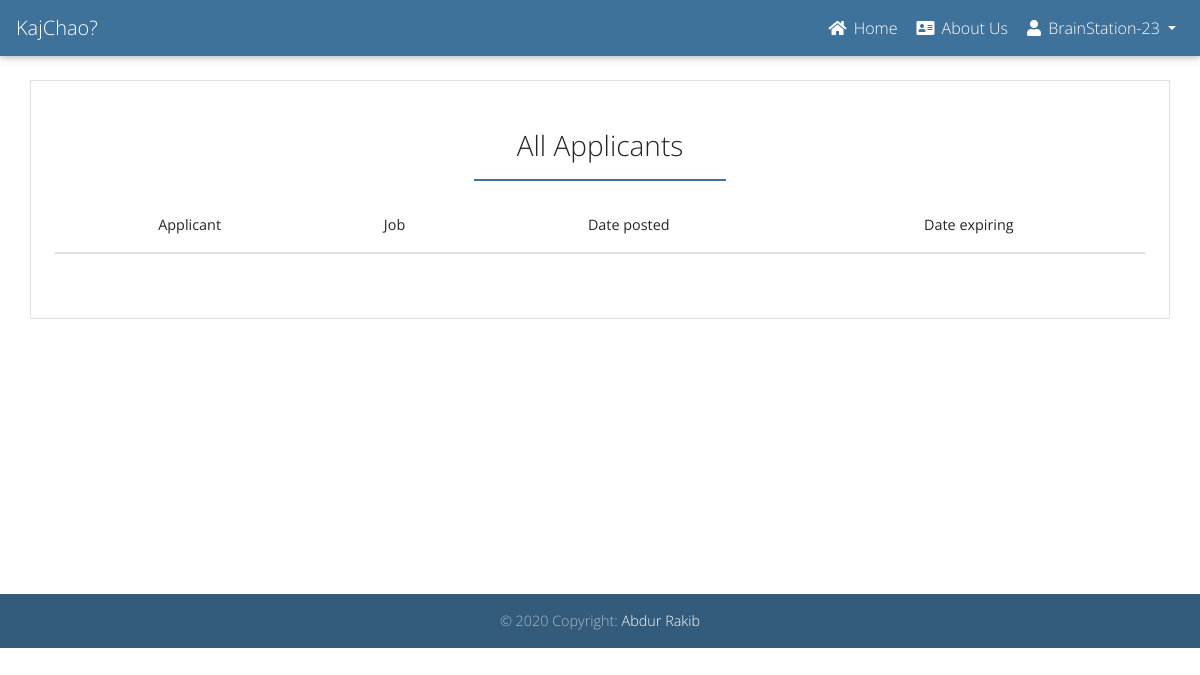
/employer/dashboard/all-applicants (signed in), run on an earlier commit of the app's database.
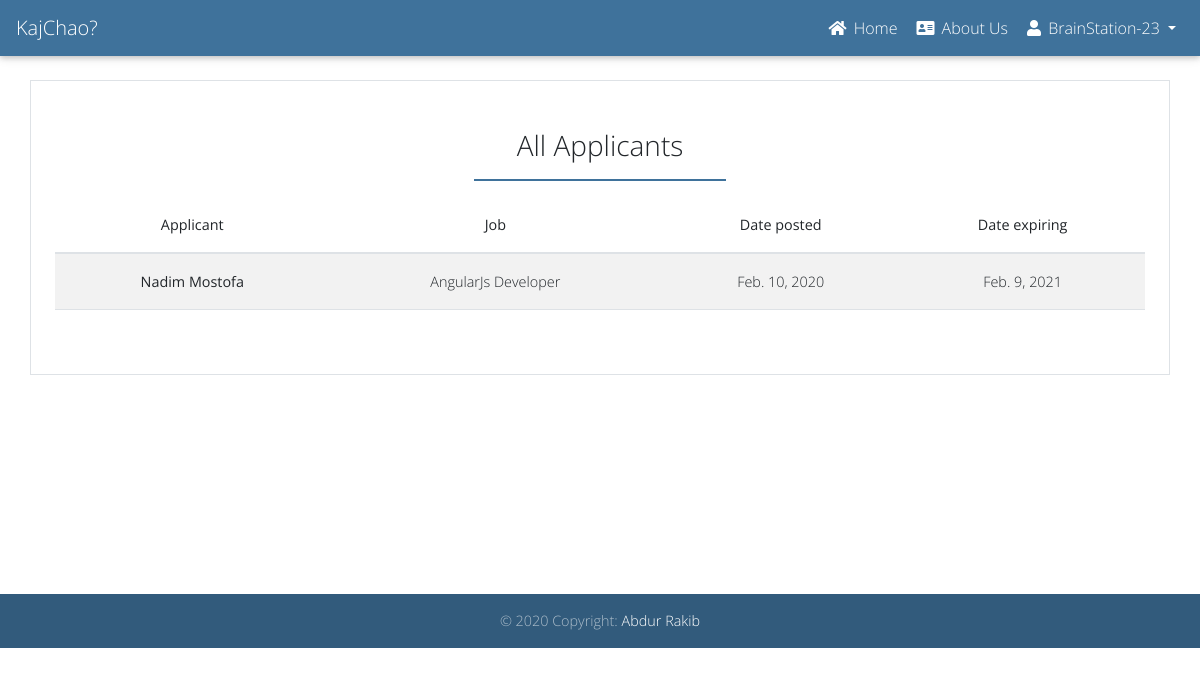
And on a later commit of the database.
### jobs/models.py (models this page shows, shortened)
class Applicant(models.Model):
    user = models.ForeignKey(get_user_model(), on_delete=models.CASCADE)
    job = models.ForeignKey(Job, on_delete=models.CASCADE, related_name='applicants')
    created_at = models.DateTimeField(auto_now_add=True)

class Job(models.Model):
    user = models.ForeignKey(get_user_model(), on_delete=models.CASCADE)
    title = models.CharField(max_length=300)
    description = models.TextField()
    location = models.CharField(max_length=300)
    job_type = models.CharField(choices=JOB_TYPE, max_length=10)
    category = models.CharField(max_length=100)
    last_date = models.DateTimeField()
    company_name = models.CharField(max_length=100)
    company_description = models.CharField(max_length=300)
    website = models.CharField(max_length=100, default="")
    created_at = models.DateTimeField(auto_now_add=True)
    filled = models.BooleanField(default=False)
    salary = models.IntegerField(default=0, blank=True)
    class Meta:
        ordering = ('-created_at', )
    def __str__(self):
        return self.title

### accounts/models.py (models this page shows, shortened)
class User(AbstractUser):
    username = None
    role = models.CharField(max_length=12, error_messages={
        'required': "Role must be provided"
    })
    gender = models.CharField(max_length=10, blank=True, null=True, default="")
    email = models.EmailField(unique=True, blank=False,
                              error_messages={
                                  'unique': "A user with that email already exists.",
                              })
    USERNAME_FIELD = "email"
    REQUIRED_FIELDS = []
    objects = UserManager()

### jobs/views.py (the view)
# urls.py: path('all-applicants', ApplicantsListView.as_view(), name='employer-all-applicants'),
class ApplicantsListView(ListView):
    model = Applicant
    template_name = 'jobs/employer/all-applicants.html'
    context_object_name = 'applicants'
    def get_queryset(self):
        return self.model.objects.filter(job__user_id=self.request.user.id)

### templates/jobs/employer/all-applicants.html (shortened to what this page needs)
{% extends 'base.html' %}
{% block content %}
<div class="row mt-4">
    <div class="col-md-12 border px-4 py-5">
        <h3 class="text-center">All Applicants</h3>
        <hr class="myColor myBorder" style="width: 250px; border: 1px solid #3F729B;">
        <table class="table table-striped border-bottom text-center">
            <thead>
                <tr>
                    <th scope="col">Applicant</th>
                    <th scope="col">Job</th>
                    <th scope="col">Date posted</th>
                    <th scope="col">Date expiring</th>
                </tr>
            </thead>
            <tbody>
                {% for applicant in applicants %}
                <tr class="">
                    <th scope="row">{{ applicant.user.get_full_name }}</th>
                    <td>{{ applicant.job }}</td>
                    <td>{{ applicant.job.created_at|date }}</td>
                    <td>{{ applicant.job.last_date|date }}</td>
                </tr>
                {% endfor %}
            </tbody>
        </table>
    </div>
</div>
{% endblock %}

What changed in the data, as far as the page shows it:
added Applicant: user.get_full_name "Nadim Mostofa", job "AngularJs Developer", job.created_at "Feb. 10, 2020", job.last_date "Feb. 9, 2021"
